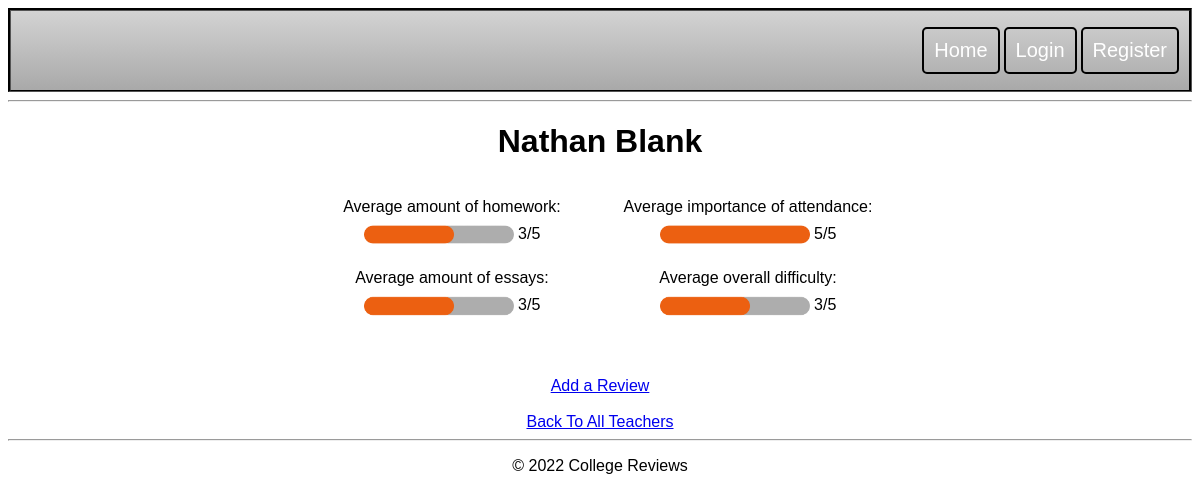
The page /teachers/Nathan Blank/ on the database its author committed.
### college/models.py (models this page shows, shortened)
class Teacher(models.Model):
    name = models.CharField(max_length=200)
    homework_sum = models.IntegerField(default=0)
    homework_count = models.IntegerField(default=0)
    essays_sum = models.IntegerField(default=0)
    essays_count = models.IntegerField(default=0)
    attendance_sum = models.IntegerField(default=0)
    attendance_count = models.IntegerField(default=0)
    difficulty_sum = models.IntegerField(default=0)
    difficulty_count = models.IntegerField(default=0)

### teachers/views.py (the view)
# urls.py: path('<str:name>/', views.professor, name='professor'),
def professor(request, name):
    prof = get_object_or_404(Teacher, name=name)
    return render(request, 'college/professor.html', {'prof': prof})

### college/templates/college/professor.html (shortened to what this page needs)
{% extends "college/layout.html" %}
{% block content %}
<h1 class="prof-name">{{ prof.name }}</h1>
{% if prof.homework_count %}
<div class="row center-text" id="prof-stats">
    <div class="column">
        <p>Average amount of homework:<br>
        {% load static %}
        <img style="vertical-align:middle" src="{% static 'college/' %}progress_bar{% widthratio prof.homework_sum prof.homework_count 1 %}.png" width="150px" />
        {% widthratio prof.homework_sum prof.homework_count 1 %}/5</p>
        <p>Average amount of essays:<br>
        {% load static %}
        <img style="vertical-align:middle" src="{% static 'college/' %}progress_bar{% widthratio prof.essays_sum prof.essays_count 1 %}.png" width="150px" />
        {% widthratio prof.essays_sum prof.essays_count 1 %}/5</p>
    </div>
    <div class="column">
    <p>Average importance of attendance:<br>
        {% load static %}
        <img style="vertical-align:middle" src="{% static 'college/' %}progress_bar{% widthratio prof.attendance_sum prof.attendance_count 1 %}.png" width="150px" />
        {% widthratio prof.attendance_sum prof.attendance_count 1 %}/5</p>
    <p>Average overall difficulty:<br>
        {% load static %}
        <img style="vertical-align:middle" src="{% static 'college/' %}progress_bar{% widthratio prof.difficulty_sum prof.difficulty_count 1 %}.png" width="150px" />
        {% widthratio prof.difficulty_sum prof.difficulty_count 1 %}/5</p>
    </div>
</div>
{% else %}
<div class="center-text">
    <p>No data found.</p>
</div>
{% endif %}
<br><br>
<div class="center-text">
    <a href="{% url 'teachers:review' prof.name %}">Add a Review</a><br><br>
    <a href="{% url 'teachers:teachers' %}">Back To All Teachers</a>
</div>
{% endblock %}

### college/static/college/site.css (style rules this page uses)
* { transition:all 0.3s ease-in-out; }
h1, h2, h3, h4, h5, h6 { font-family: Montserrat, sans-serif; }
.prof-name { text-align: center; }
p, a, label { font-family: raleway, sans-serif; }
#copyright, .center-text { text-align: center; }
.column { flex: 1; padding: 0 10px 0 10px; margin: 0 10px 0 10px; }
.row { display: flex; }
#prof-stats { padding: 0 25% 0 25%; }

### rows shown on the page
Teacher: name "Nathan Blank", homework_sum+homework_count "3", essays_sum+essays_count "3", attendance_sum+attendance_count "5", difficulty_sum+difficulty_count "3"
